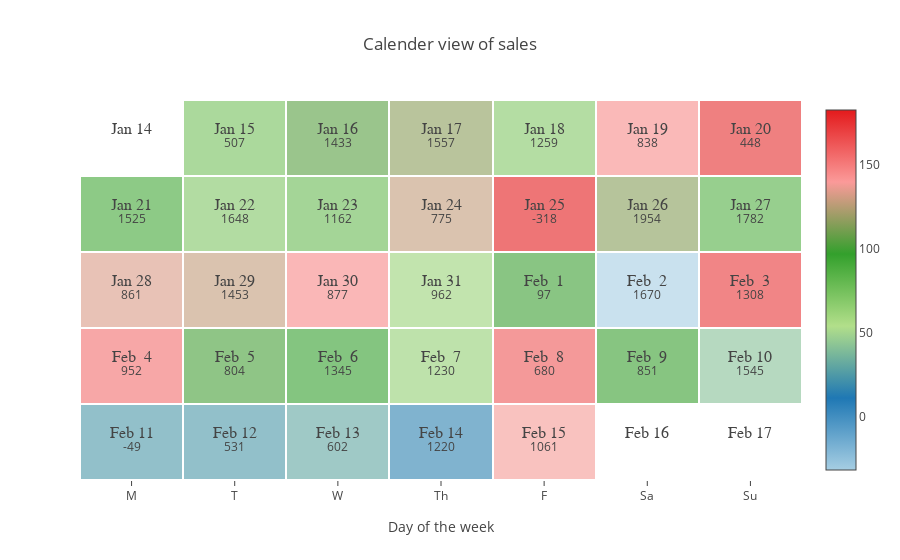

The code cell stored with this chart in its notebook:
### Code cell
st_date = datetime.date(2019, 1, 15)
end_date = datetime.date(2019, 2, 15)
create_calendar(df, st_date, end_date, text_var='sales', hue_var='traffic')

### Figure 1 — Plotly figure (JSON) as saved in the notebook; plotly's stock layout.template omitted (floating-point values rounded to 4 significant figures)
{"data": [{"mode": "text", "name": "Dates", "text": ["Jan 14", "Jan 15", "Jan 16", "Jan 17", "Jan 18", "Jan 19", "Jan 20", "Jan 21", "Jan 22", "Jan 23", "Jan 24", "Jan 25", "Jan 26", "Jan 27", "Jan 28", "Jan 29", "Jan 30", "Jan 31", "Feb  1", "Feb  2", "Feb  3", "Feb  4", "Feb  5", "Feb  6", "Feb  7", "Feb  8", "Feb  9", "Feb 10", "Feb 11", "Feb 12", "Feb 13", "Feb 14", "Feb 15", "Feb 16", "Feb 17"], "textfont": {"family": "Courier New, monospace", "size": 16}, "textposition": "top center", "type": "scatter", "uid": "08b5b41e-c30f-4a4b-ae47-a231013ae759", "x": [0, 1, 2, 3, 4, 5, 6, 0, 1, 2, 3, 4, 5, 6, 0, 1, 2, 3, 4, 5, 6, 0, 1, 2, 3, 4, 5, 6, 0, 1, 2, 3, 4, 5, 6], "y": [0, 0, 0, 0, 0, 0, 0, -1, -1, -1, -1, -1, -1, -1, -2, -2, -2, -2, -2, -2, -2, -3, -3, -3, -3, -3, -3, -3, -4, -4, -4, -4, -4, -4, -4]}, {"colorscale": [[0, "rgb(166,206,227)"], [0.2, "rgb(31,120,180)"], [0.4, "rgb(178,223,138)"], [0.6, "rgb(51,160,44)"], [0.8, "rgb(251,154,153)"], [1, "rgb(227,26,28)"]], "hoverinfo": "skip", "opacity": 0.6, "type": "heatmap", "uid": "64eaa1ee-98db-4e8d-9c1e-de64fb8cf585", "x": [0, 1, 2, 3, 4, 5, 6, 0, 1, 2, 3, 4, 5, 6, 0, 1, 2, 3, 4, 5, 6, 0, 1, 2, 3, 4, 5, 6, 0, 1, 2, 3, 4, 5, 6], "xgap": 2, "y": [0, 0, 0, 0, 0, 0, 0, -1, -1, -1, -1, -1, -1, -1, -2, -2, -2, -2, -2, -2, -2, -3, -3, -3, -3, -3, -3, -3, -4, -4, -4, -4, -4, -4, -4], "ygap": 2, "z": [null, 75, 105, 116, 70, 145, 177, 92, 71, 79, 128, 183, 115, 86, 133, 128, 146, 62, 99, -32, 174, 155, 101, 97, 64, 163, 98, 41, 24, 24, 30, 15, 139, null, null]}, {"mode": "text", "name": "Sales", "text": [null, 507, 1433, 1557, 1259, 838, 448, 1525, 1648, 1162, 775, -318, 1954, 1782, 861, 1453, 877, 962, 97, 1670, 1308, 952, 804, 1345, 1230, 680, 851, 1545, -49, 531, 602, 1220, 1061, null, null], "textposition": "bottom center", "type": "scatter", "uid": "9b5ac0ca-ee68-4b6b-acee-2ceaa2f232a5", "x": [0, 1, 2, 3, 4, 5, 6, 0, 1, 2, 3, 4, 5, 6, 0, 1, 2, 3, 4, 5, 6, 0, 1, 2, 3, 4, 5, 6, 0, 1, 2, 3, 4, 5, 6], "y": [0, 0, 0, 0, 0, 0, 0, -1, -1, -1, -1, -1, -1, -1, -2, -2, -2, -2, -2, -2, -2, -3, -3, -3, -3, -3, -3, -3, -4, -4, -4, -4, -4, -4, -4]}], "layout": {"showlegend": false, "title": {"text": "Calender view of sales"}, "xaxis": {"showgrid": false, "showline": false, "ticktext": ["M", "T", "W", "Th", "F", "Sa", "Su"], "tickvals": [0, 1, 2, 3, 4, 5, 6], "title": {"text": "Day of the week"}, "zeroline": false}, "yaxis": {"autorange": true, "showgrid": false, "showline": false, "showticklabels": false, "ticks": "", "zeroline": false}}}
